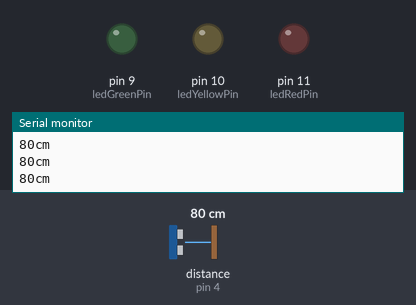
A sketch run on a simulated Arduino Uno, built with avr-gcc and run on an emulated ATmega328P. Shown: output pins drawn as LEDs (lit = HIGH), the last lines printed to the serial monitor. Wiring (inferred from the names in the program): ultrasonic range finder: trigger pin 2; echo pin 4. Inputs (shaded band) come from the test bench; at power-on: distance to the obstacle (sensor on pin 4) 80 cm. The echo pulse lasts 58.3 µs per cm; pins used as bus, display or sensor lines are not drawn.

Above: at 1.2 s.
1.3 s: distance to the obstacle (sensor on pin 4) set to 18 cm
2.8 s: distance to the obstacle (sensor on pin 4) set to 14 cm
At 4.0 s:
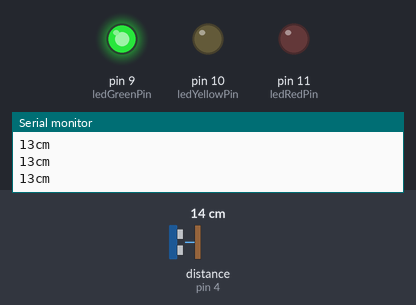
4.3 s: distance to the obstacle (sensor on pin 4) set to 10 cm
At 4.9 s:
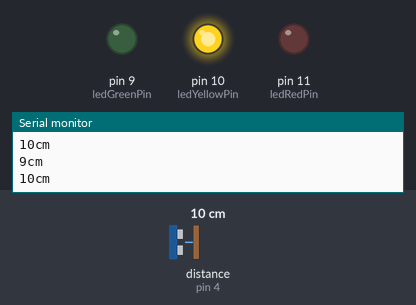
5.8 s: distance to the obstacle (sensor on pin 4) set to 7 cm
7.3 s: distance to the obstacle (sensor on pin 4) set to 4 cm
At 8.4 s:
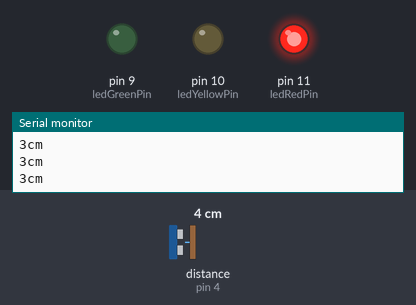
8.8 s: distance to the obstacle (sensor on pin 4) set to 9 cm
At 10.1 s:
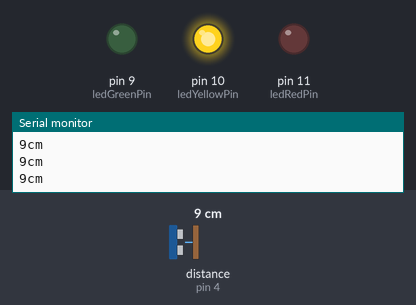
Timing chart, 0 to 11.3 s (numbered marks = the images above; inputs shaded):
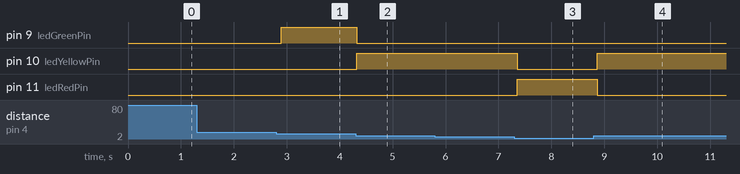

The sketch:

ultra_sonic_sensor_with_leds.ino
```cpp
class LED_Controlls{
  //Class responsible for controlling LEDS
  private:
    const int ledGreenPin = 9; // Declaration of constant variable for green LED pin
    const int ledYellowPin = 10; // Declaration of constant variable for yellow LED pin
    const int ledRedPin = 11; // Declaration of constant variable for red LED pin

  public:
    void SetupLeds(){
      // Set mode for all of LED pins
      // This cannot be executed in class constructor because LEDS would work incorrectly
      pinMode(ledGreenPin, OUTPUT);
      pinMode(ledYellowPin, OUTPUT);
      pinMode(ledRedPin, OUTPUT);
    }
    void SetLedGreen(){
      // Enable green LED and disable the remaining LEDS
      digitalWrite(ledGreenPin, HIGH);
      digitalWrite(ledYellowPin, LOW);
      digitalWrite(ledRedPin, LOW);
    }
    void SetLedYellow(){
      // Enable yellow LED and disable the remaining LEDS
      digitalWrite(ledGreenPin, LOW);
      digitalWrite(ledYellowPin, HIGH);
      digitalWrite(ledRedPin, LOW);
    }
    void SetLedRed(){
      // Enable red LED and disable the remaining LEDS
      digitalWrite(ledGreenPin, LOW);
      digitalWrite(ledYellowPin, LOW);
      digitalWrite(ledRedPin, HIGH);
    }
    void SetLedNone(){
      // Disable all LEDS
      digitalWrite(ledGreenPin, LOW);
      digitalWrite(ledYellowPin, LOW);
      digitalWrite(ledRedPin, LOW);
    }
};

LED_Controlls ledController;  // Create instance of LED controller
const int triggerPin = 2; // Declaration of constant variable for ultra sonic sensor trigger pin
const int echoPin = 4; // Declaration of constant variable for ultra sonic sensor echo pin

void setup() {
  Serial.begin(9600); // Initialize serial communication
  pinMode(triggerPin, OUTPUT);  // Set trigger pin to output mode
  pinMode(echoPin, INPUT);  // Set echo pin to input mode
  ledController.SetupLeds();  // Setup LEDS modes
}

void loop() {
  long duration, distance;  // Declare duration in [μs] and distance in [cm] variables

  digitalWrite(triggerPin, HIGH); // Set trigger pin HIGH to trigger sensor
  delayMicroseconds(10);  // Wait for 10μs to start the ranging
  digitalWrite(triggerPin, LOW);  // Start ranging

  duration = pulseIn(echoPin, HIGH);  // Measure pulse duration time in [μs]
  distance = convertToDistance(duration);  // Convert duration time in [μs] into a distance in [cm]

  // Controlling LEDS according to distance
  if(distance <= 5)
    ledController.SetLedRed();
  else if(distance > 5 && distance <= 10)
    ledController.SetLedYellow();
  else if(distance > 10 && distance <= 15)
    ledController.SetLedGreen();
  else if(distance > 15)
    ledController.SetLedNone();

  Serial.println(String(distance) + "cm");  // Printing distance in [cm] in serial monitor
  delay(100); // Waiting for 100ms to prevent trigger signal to the echo signal
}

long convertToDistance(long microseconds) {
  // Speed of sound is 29 microseconds per centimeter.
  // Ultra sonic signal travels out and back, so to find the distance of the object we take half of the distance travelled.
  return microseconds / 29 / 2;
}
```

Measured:
- the behaviour switches between 17 and 16 cm on distance to the obstacle (sensor on pin 4) (found by bisection; images 0 and 1)
- the behaviour switches between 12 and 11 cm on distance to the obstacle (sensor on pin 4) (found by bisection; images 1 and 2)
- the behaviour switches between 6 and 5 cm on distance to the obstacle (sensor on pin 4) (found by bisection; images 2 and 3)
- after the input at 2.8 s, pin 9 (ledGreenPin): LOW → HIGH after 0.10 s
- after the input at 4.3 s, pin 9 (ledGreenPin): HIGH → LOW at once; pin 10 (ledYellowPin): LOW → HIGH at once
- after the input at 7.3 s, pin 10 (ledYellowPin): HIGH → LOW after 0.05 s; pin 11 (ledRedPin): LOW → HIGH after 0.05 s
- after the input at 8.8 s, pin 10 (ledYellowPin): LOW → HIGH after 0.07 s; pin 11 (ledRedPin): HIGH → LOW after 0.07 s
